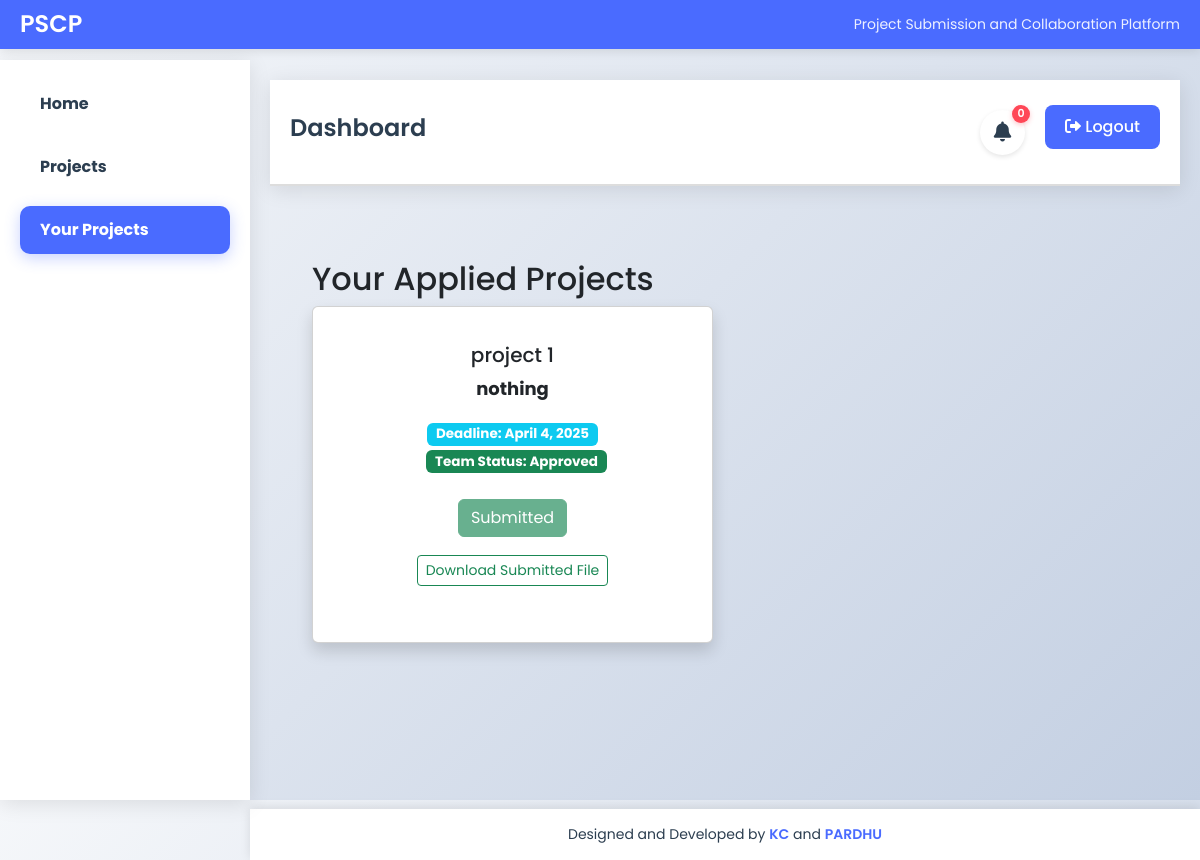
The app's page /project/your-projects/ (signed in) with its own data.
### project/models.py (models this page shows, shortened)
class Project(models.Model):
    title = models.CharField(max_length=255)
    description = models.TextField()
    deadline = models.DateField()
    created_by = models.ForeignKey(User, on_delete=models.CASCADE)  # Links project to the teacher who created it
    file = models.FileField(upload_to="project_files/", null=True, blank=True)  # File submission
    score = models.IntegerField(null=True, blank=True)  # Score (only if file is uploaded)
    is_submitted = models.BooleanField(default=False)
    is_deleted = models.BooleanField(default=False)  # New field to track deleted projects
    created_at = models.DateTimeField(auto_now_add=True)  # Timestamp

class Team(models.Model):
    STATUS_CHOICES = [
        ('Pending', 'Pending'),
        ('Approved', 'Approved'),
        ('Rejected', 'Rejected'),
    ]
    project = models.ForeignKey(Project, on_delete=models.CASCADE, related_name="teams")
    members = models.ManyToManyField(User, related_name="teams")
    created_by = models.ForeignKey(User, on_delete=models.CASCADE, related_name="created_teams")
    status = models.CharField(max_length=10, choices=STATUS_CHOICES, default='Pending')
    created_at = models.DateTimeField(auto_now_add=True)

### project/views.py (the view)
# urls.py: path('your-projects/', views.your_projects, name='your_projects'),
@login_required
def your_projects(request):
    user_teams = Team.objects.filter(members=request.user)
    projects = Project.objects.filter(teams__in=user_teams).distinct()
    project_teams = {project.id: project.teams.filter(members=request.user).first()
                    for project in projects}
    return render(request, "your_projects.html", {
        "projects": projects,
        "project_teams": project_teams
    })

### project/templatetags/project_extras.py (called while the page is built)
@register.filter
def get_item(dictionary, key):
    return dictionary.get(key, None)

### project/templates/your_projects.html (shortened to what this page needs)
{% extends "base.html" %}
{% load project_extras %}
{% block sidebar %}
    <nav>
        <a href="{% url 'student_dashboard'%}" >Home</a>
        <a href="{% url 'project:student_projects' %}" >Projects</a>
        <a href="{% url 'project:your_projects' %}" class="active">Your Projects</a>
    </nav>
{% endblock %}
{% block content %}
<div class="container mt-4">
    <h2>Your Applied Projects</h2>
    {% if projects %}
    <div class="row row-cols-1 row-cols-md-2 g-4">
        {% for project in projects %}
        <div class="col">
            <div class="card h-100 shadow">
                <div class="card-body">
                    <h5 class="card-title">{{ project.title }}</h5>
                    <p class="card-text">{{ project.description }}</p>
                    <div class="mb-3">
                        <span class="badge bg-info">Deadline: {{ project.deadline }}</span>
                        {% with team=project_teams|get_item:project.id %}
                          {% if team %}
                            <span class="badge bg-success ms-2">Team Status: {{ team.status }}</span>
                          {% else %}
                            <span class="badge bg-warning ms-2">Status: Not in team</span>
                          {% endif %}
                        {% endwith %}
                    </div>
                    {% if not project.is_submitted %}
                    <form method="post" action="{% url 'project:submit_project_file' project.id %}" enctype="multipart/form-data">
                        {% csrf_token %}
                        <div class="input-group mb-3">
                            <input type="file" class="form-control" name="project_file" required>
                            <button class="btn btn-primary" type="submit">
                                Submit Project
                            </button>
                        </div>
                    </form>
                    {% else %}
                    <button class="btn btn-success" disabled>Submitted</button>
                    {% endif %}
                    {% if project.file %}
                    <div class="mt-2">
                        <a href="{{ project.file.url }}" class="btn btn-outline-success btn-sm" download>
                            Download Submitted File
                        </a>
                    </div>
                    {% endif %}
                </div>
            </div>
        </div>
        {% endfor %}
    </div>
    {% else %}
    <div class="alert alert-info mt-3">
        You haven't applied to any projects yet.
    </div>
    {% endif %}
</div>
{% endblock %}

### users/static/dashboard.css (style rules this page uses)
* { margin: 0; padding: 0; box-sizing: border-box; }
body { font-family: 'Arial', sans-serif; display: flex; height: 100vh; background: #f4f4f4; color: #333; }
nav a { display: block; padding: 10px 0; color: #bdc3c7; text-decoration: none; font-weight: bold; transition: 0.3s ease; }
nav a.active, nav a:hover { color: #e67e22; background: #34495e; border-radius: 5px; padding-left: 10px; }
.card { background: #fff; padding: 20px; box-shadow: 0 2px 5px rgba(0, 0, 0, 0.1); border-radius: 10px; text-align: center; font-size: 18px; color: #555; font-weight: bold; transition: transform 0.3s ease; }
.btn { display: inline-block; padding: 10px 15px; text-decoration: none; border-radius: 5px; color: rgb(0, 0, 0); margin-top: 10px; }
.btn-success { background-color: #28a745; }
.card { margin-bottom: 20px; }
.btn { margin-top: 10px; }

### users/templates/base.html (style rules this page uses)
:root { --primary-color: #4a6bff; --primary-hover: #3a5bef; --text-color: #2c3e50; --light-gray: #f5f6fa; --border-color: #e1e4e8; --error-color: #ff4757; --success-color: #2ed573; --warning-color: #ffa502; --sidebar-width: 250px; --header-height: 70px; }
* { margin: 0; padding: 0; box-sizing: border-box; font-family: 'Poppins', sans-serif; }
body { background: linear-gradient(135deg, #f5f7fa 0%, #c3cfe2 100%); min-height: 100vh; display: flex; }
.sidebar nav { display: flex; flex-direction: column; gap: 15px; }
.sidebar nav a { color: var(--text-color); text-decoration: none; padding: 12px 20px; border-radius: 10px; transition: all 0.3s ease; display: flex; align-items: center; gap: 10px; }
.sidebar nav a.active { background: var(--primary-color); color: white; box-shadow: 0 4px 15px rgba(74, 107, 255, 0.3); }

### records on screen
Project: title "project 1", description "nothing", deadline "April 4, 2025", is_submitted "Submitted"
Team: status "Approved"
